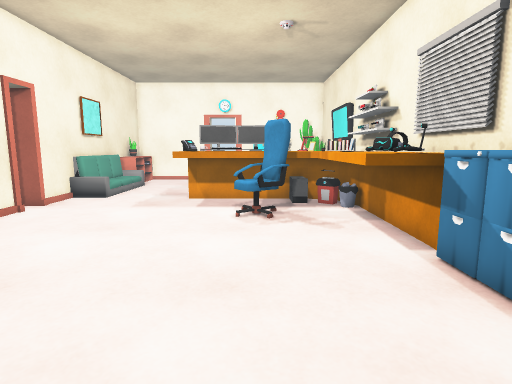
View 1 (above)

13 first-person views from a walk through a Unity game level. The camera is 1.2 m above the floor, tilts 8° down and sees 80° across. Doors are open. The floor is counted in squares, 0.5 m on a side. Each view is taken from the middle of a square. On the plan, view 1 faces up. The plan holds only what a view shows up to about 19 squares ahead; the rest is blank. The place goes on beyond the plan. Some surface patterns are stand-ins.

View 2
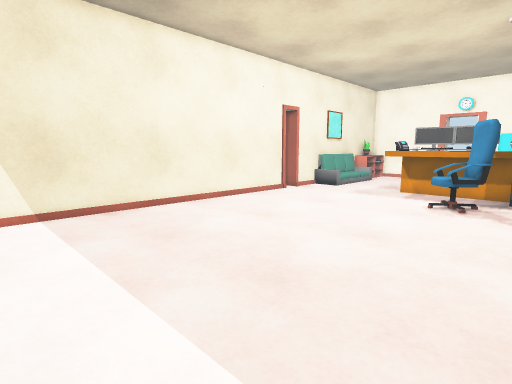

View 3
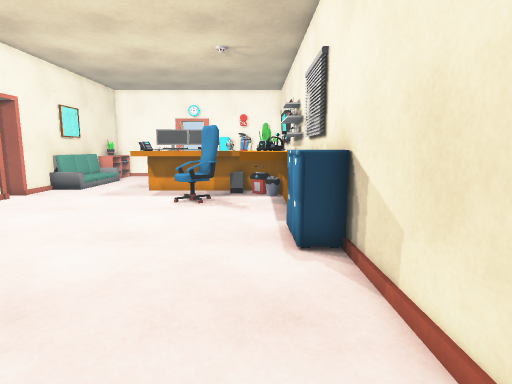

View 4
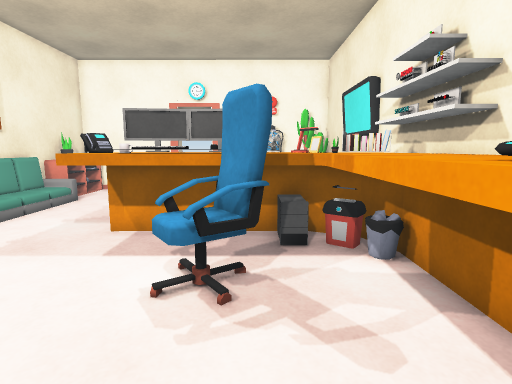

View 5
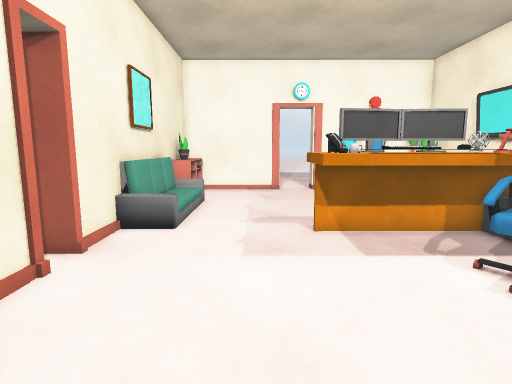

View 6
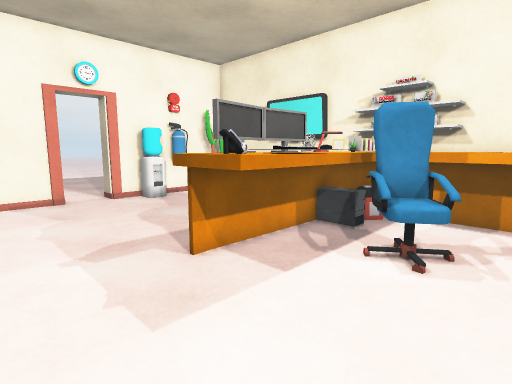

View 7
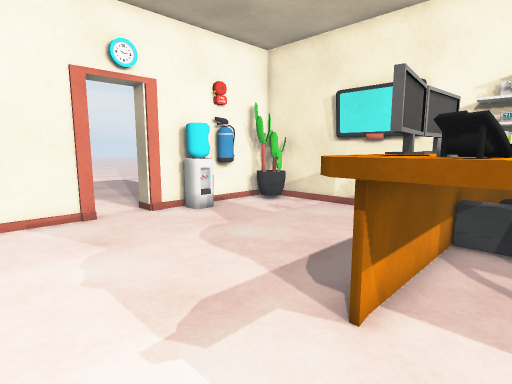

View 8
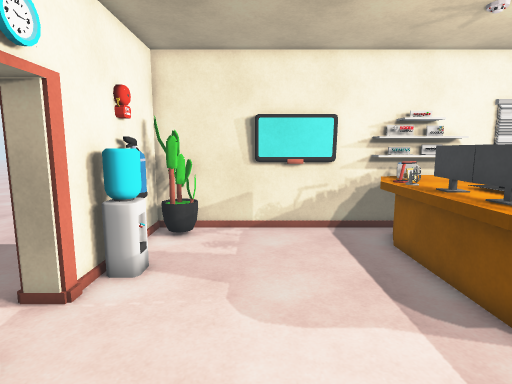

View 9
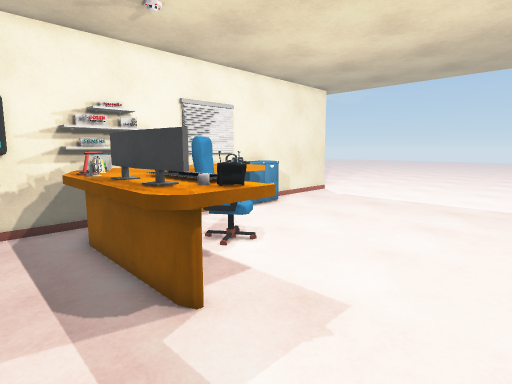

View 10
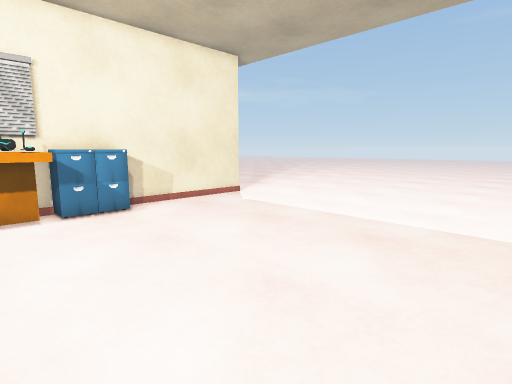

View 11
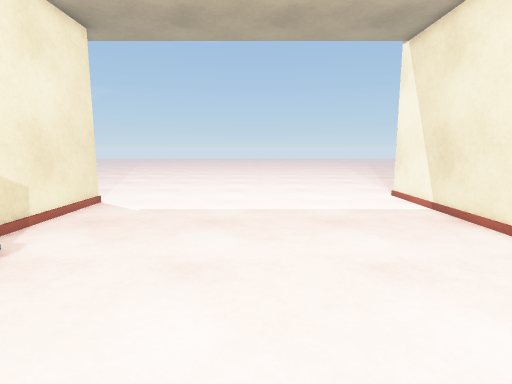

View 12
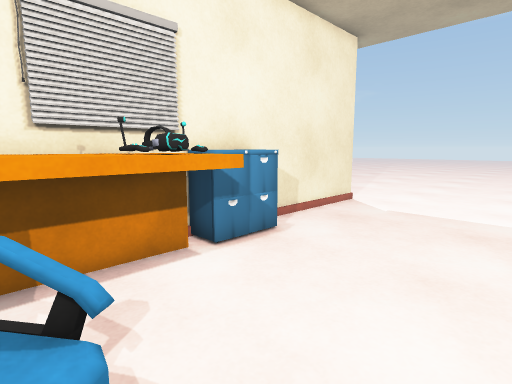

View 13
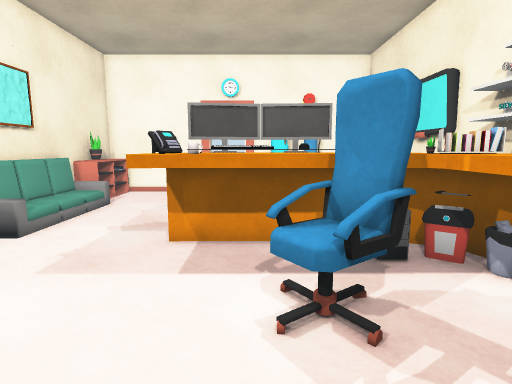

### Floor plan
Key: @ floor where view 1 was taken; # wall or solid block; . main floor; : floor 0.25 m higher than the main floor; / step, stairs or slope; D open door; S sofa; P phone; K keyboard; H shelf; C chair; A cabinet; L plant; O other object.
Columns run from 10 left of view 1 to 5 right of it. Each row starts with its distance up from view 1.
 27        ....
 26        ....
 25       #DD#
 24  HH####DD#######
 23  HH.......##..L#
 22  LL............#
 21  HH............#
 20  #/............#
 19  S ............#
 18  S:............#
 17  S ............#
 16  # ....OOOOOOO.#
 15  #/....OOOOOOOH#
 14  #.....POKOOOOHH
 13 ##.....PKKOOOOHH
 12  #.......CCC.OHH
 11  #.......CCC.OOO
 10  #........C..OOO
  9  #..........OOOO
  8  #..........OOOO
  7  #..........OOO#
  6  #............AA
  5  #............AA
  4  #............A#
  3  #.............#
  2  #.............#
  1  #.............#
  0  #........@....#
 -1  #.............#
 -2  #.............#
 -3  #.............#

Positions as (right, up) in squares from view 1, and headings:
1: (0, 0), facing up
2: (3, -3), facing up-left
3: (3, -3), facing up
4: (1, 6), facing up
5: (-5, 6), facing up
6: (-7, 9), facing up-right
7: (-7, 13), facing up-right
8: (-8, 20), facing right
9: (-8, 18), facing down-right
10: (-8, 9), facing down-right
11: (-2, 11), facing down
12: (-2, 11), facing down-right
13: (-1, 7), facing up
